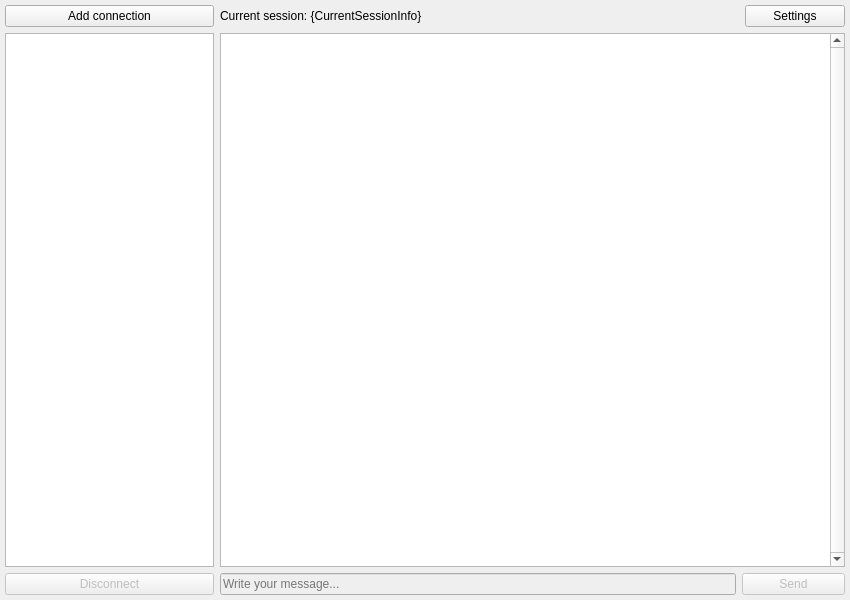
<?xml version="1.0" encoding="UTF-8"?>
<ui version="4.0">
 <class>MainWindow</class>
 <widget class="QMainWindow" name="MainWindow">
  <property name="geometry">
   <rect>
    <x>0</x>
    <y>0</y>
    <width>850</width>
    <height>600</height>
   </rect>
  </property>
  <property name="windowTitle">
   <string>MainWindow</string>
  </property>
  <property name="locale">
   <locale language="English" country="UnitedStates"/>
  </property>
  <widget class="QWidget" name="CentralWidget">
   <property name="minimumSize">
    <size>
     <width>320</width>
     <height>150</height>
    </size>
   </property>
   <property name="locale">
    <locale language="English" country="UnitedStates"/>
   </property>
   <layout class="QGridLayout" name="gridLayout" columnstretch="1,3">
    <property name="leftMargin">
     <number>5</number>
    </property>
    <property name="topMargin">
     <number>5</number>
    </property>
    <property name="rightMargin">
     <number>5</number>
    </property>
    <property name="bottomMargin">
     <number>5</number>
    </property>
    <item row="3" column="1">
     <widget class="QWidget" name="MessageField" native="true">
      <property name="enabled">
       <bool>true</bool>
      </property>
      <property name="sizePolicy">
       <sizepolicy hsizetype="Preferred" vsizetype="Fixed">
        <horstretch>0</horstretch>
        <verstretch>0</verstretch>
       </sizepolicy>
      </property>
      <layout class="QHBoxLayout" name="horizontalLayout_2" stretch="5,1">
       <property name="leftMargin">
        <number>0</number>
       </property>
       <property name="topMargin">
        <number>0</number>
       </property>
       <property name="rightMargin">
        <number>0</number>
       </property>
       <property name="bottomMargin">
        <number>0</number>
       </property>
       <item>
        <widget class="QLineEdit" name="MessageTextEdit">
         <property name="enabled">
          <bool>false</bool>
         </property>
         <property name="sizePolicy">
          <sizepolicy hsizetype="Expanding" vsizetype="Fixed">
           <horstretch>0</horstretch>
           <verstretch>0</verstretch>
          </sizepolicy>
         </property>
         <property name="maximumSize">
          <size>
           <width>16777215</width>
           <height>50</height>
          </size>
         </property>
         <property name="locale">
          <locale language="English" country="UnitedStates"/>
         </property>
         <property name="maxLength">
          <number>256</number>
         </property>
         <property name="placeholderText">
          <string>Write your message...</string>
         </property>
        </widget>
       </item>
       <item>
        <widget class="QPushButton" name="SendButton">
         <property name="enabled">
          <bool>false</bool>
         </property>
         <property name="sizePolicy">
          <sizepolicy hsizetype="Preferred" vsizetype="Fixed">
           <horstretch>0</horstretch>
           <verstretch>0</verstretch>
          </sizepolicy>
         </property>
         <property name="minimumSize">
          <size>
           <width>70</width>
           <height>0</height>
          </size>
         </property>
         <property name="maximumSize">
          <size>
           <width>16777215</width>
           <height>30</height>
          </size>
         </property>
         <property name="cursor">
          <cursorShape>PointingHandCursor</cursorShape>
         </property>
         <property name="text">
          <string>Send</string>
         </property>
        </widget>
       </item>
      </layout>
     </widget>
    </item>
    <item row="0" column="1">
     <widget class="QWidget" name="InformationWidget" native="true">
      <property name="sizePolicy">
       <sizepolicy hsizetype="Preferred" vsizetype="Fixed">
        <horstretch>0</horstretch>
        <verstretch>0</verstretch>
       </sizepolicy>
      </property>
      <property name="locale">
       <locale language="English" country="UnitedStates"/>
      </property>
      <layout class="QHBoxLayout" name="horizontalLayout">
       <property name="leftMargin">
        <number>0</number>
       </property>
       <property name="topMargin">
        <number>0</number>
       </property>
       <property name="rightMargin">
        <number>0</number>
       </property>
       <property name="bottomMargin">
        <number>0</number>
       </property>
       <item>
        <widget class="QLabel" name="CurrentSessionInfo">
         <property name="sizePolicy">
          <sizepolicy hsizetype="Preferred" vsizetype="Expanding">
           <horstretch>0</horstretch>
           <verstretch>0</verstretch>
          </sizepolicy>
         </property>
         <property name="maximumSize">
          <size>
           <width>16777215</width>
           <height>30</height>
          </size>
         </property>
         <property name="locale">
          <locale language="English" country="UnitedStates"/>
         </property>
         <property name="text">
          <string>Current session: {CurrentSessionInfo}</string>
         </property>
         <property name="textFormat">
          <enum>Qt::PlainText</enum>
         </property>
         <property name="alignment">
          <set>Qt::AlignLeading|Qt::AlignLeft|Qt::AlignVCenter</set>
         </property>
         <property name="margin">
          <number>0</number>
         </property>
        </widget>
       </item>
       <item>
        <widget class="QPushButton" name="SettingsButton">
         <property name="sizePolicy">
          <sizepolicy hsizetype="Maximum" vsizetype="Fixed">
           <horstretch>0</horstretch>
           <verstretch>0</verstretch>
          </sizepolicy>
         </property>
         <property name="minimumSize">
          <size>
           <width>100</width>
           <height>0</height>
          </size>
         </property>
         <property name="maximumSize">
          <size>
           <width>16777215</width>
           <height>30</height>
          </size>
         </property>
         <property name="cursor">
          <cursorShape>PointingHandCursor</cursorShape>
         </property>
         <property name="locale">
          <locale language="English" country="UnitedStates"/>
         </property>
         <property name="text">
          <string>Settings</string>
         </property>
         <property name="flat">
          <bool>false</bool>
         </property>
        </widget>
       </item>
      </layout>
     </widget>
    </item>
    <item row="1" column="0">
     <widget class="QListWidget" name="ChatList">
      <property name="sizePolicy">
       <sizepolicy hsizetype="Preferred" vsizetype="Expanding">
        <horstretch>0</horstretch>
        <verstretch>0</verstretch>
       </sizepolicy>
      </property>
      <property name="toolTip">
       <string>List of available connections</string>
      </property>
      <property name="whatsThis">
       <string>List of available connections</string>
      </property>
      <property name="showDropIndicator" stdset="0">
       <bool>false</bool>
      </property>
      <property name="horizontalScrollMode">
       <enum>QAbstractItemView::ScrollPerPixel</enum>
      </property>
     </widget>
    </item>
    <item row="0" column="0">
     <widget class="QPushButton" name="AddConnectionButton">
      <property name="sizePolicy">
       <sizepolicy hsizetype="Preferred" vsizetype="Fixed">
        <horstretch>0</horstretch>
        <verstretch>0</verstretch>
       </sizepolicy>
      </property>
      <property name="maximumSize">
       <size>
        <width>300</width>
        <height>30</height>
       </size>
      </property>
      <property name="cursor">
       <cursorShape>PointingHandCursor</cursorShape>
      </property>
      <property name="locale">
       <locale language="English" country="UnitedStates"/>
      </property>
      <property name="text">
       <string>Add connection</string>
      </property>
     </widget>
    </item>
    <item row="3" column="0">
     <widget class="QPushButton" name="DisconnectButton">
      <property name="enabled">
       <bool>false</bool>
      </property>
      <property name="text">
       <string>Disconnect</string>
      </property>
     </widget>
    </item>
    <item row="1" column="1">
     <widget class="QListWidget" name="MessageArea">
      <property name="verticalScrollBarPolicy">
       <enum>Qt::ScrollBarAlwaysOn</enum>
      </property>
      <property name="horizontalScrollBarPolicy">
       <enum>Qt::ScrollBarAlwaysOff</enum>
      </property>
      <property name="alternatingRowColors">
       <bool>true</bool>
      </property>
      <property name="selectionMode">
       <enum>QAbstractItemView::NoSelection</enum>
      </property>
      <property name="verticalScrollMode">
       <enum>QAbstractItemView::ScrollPerPixel</enum>
      </property>
      <property name="layoutMode">
       <enum>QListView::Batched</enum>
      </property>
      <property name="batchSize">
       <number>2</number>
      </property>
      <property name="wordWrap">
       <bool>true</bool>
      </property>
     </widget>
    </item>
   </layout>
  </widget>
 </widget>
 <resources/>
 <connections>
  <connection>
   <sender>MessageTextEdit</sender>
   <signal>textChanged(QString)</signal>
   <receiver>MainWindow</receiver>
   <slot>EnableSendButton()</slot>
   <hints>
    <hint type="sourcelabel">
     <x>607</x>
     <y>584</y>
    </hint>
    <hint type="destinationlabel">
     <x>848</x>
     <y>496</y>
    </hint>
   </hints>
  </connection>
  <connection>
   <sender>AddConnectionButton</sender>
   <signal>clicked()</signal>
   <receiver>MainWindow</receiver>
   <slot>ShowConnectionDialog()</slot>
   <hints>
    <hint type="sourcelabel">
     <x>158</x>
     <y>16</y>
    </hint>
    <hint type="destinationlabel">
     <x>217</x>
     <y>460</y>
    </hint>
   </hints>
  </connection>
  <connection>
   <sender>SettingsButton</sender>
   <signal>clicked()</signal>
   <receiver>MainWindow</receiver>
   <slot>ShowSettingsDialog()</slot>
   <hints>
    <hint type="sourcelabel">
     <x>805</x>
     <y>8</y>
    </hint>
    <hint type="destinationlabel">
     <x>850</x>
     <y>195</y>
    </hint>
   </hints>
  </connection>
  <connection>
   <sender>ChatList</sender>
   <signal>itemClicked(QListWidgetItem*)</signal>
   <receiver>MainWindow</receiver>
   <slot>ShowChatFor(QListWidgetItem*)</slot>
   <hints>
    <hint type="sourcelabel">
     <x>109</x>
     <y>316</y>
    </hint>
    <hint type="destinationlabel">
     <x>424</x>
     <y>299</y>
    </hint>
   </hints>
  </connection>
  <connection>
   <sender>SendButton</sender>
   <signal>clicked()</signal>
   <receiver>MainWindow</receiver>
   <slot>SendMessage()</slot>
   <hints>
    <hint type="sourcelabel">
     <x>766</x>
     <y>576</y>
    </hint>
    <hint type="destinationlabel">
     <x>217</x>
     <y>578</y>
    </hint>
   </hints>
  </connection>
  <connection>
   <sender>MessageTextEdit</sender>
   <signal>returnPressed()</signal>
   <receiver>MainWindow</receiver>
   <slot>SendMessage()</slot>
   <hints>
    <hint type="sourcelabel">
     <x>477</x>
     <y>580</y>
    </hint>
    <hint type="destinationlabel">
     <x>424</x>
     <y>299</y>
    </hint>
   </hints>
  </connection>
  <connection>
   <sender>DisconnectButton</sender>
   <signal>clicked()</signal>
   <receiver>MainWindow</receiver>
   <slot>RemoveConnection()</slot>
   <hints>
    <hint type="sourcelabel">
     <x>128</x>
     <y>585</y>
    </hint>
    <hint type="destinationlabel">
     <x>219</x>
     <y>510</y>
    </hint>
   </hints>
  </connection>
 </connections>
 <slots>
  <slot>EnableSendButton()</slot>
  <slot>ShowConnectionDialog()</slot>
  <slot>ShowSettingsDialog()</slot>
  <slot>ShowChatFor(QListWidgetItem*)</slot>
  <slot>SendMessage()</slot>
  <slot>RemoveConnection()</slot>
 </slots>
</ui>
